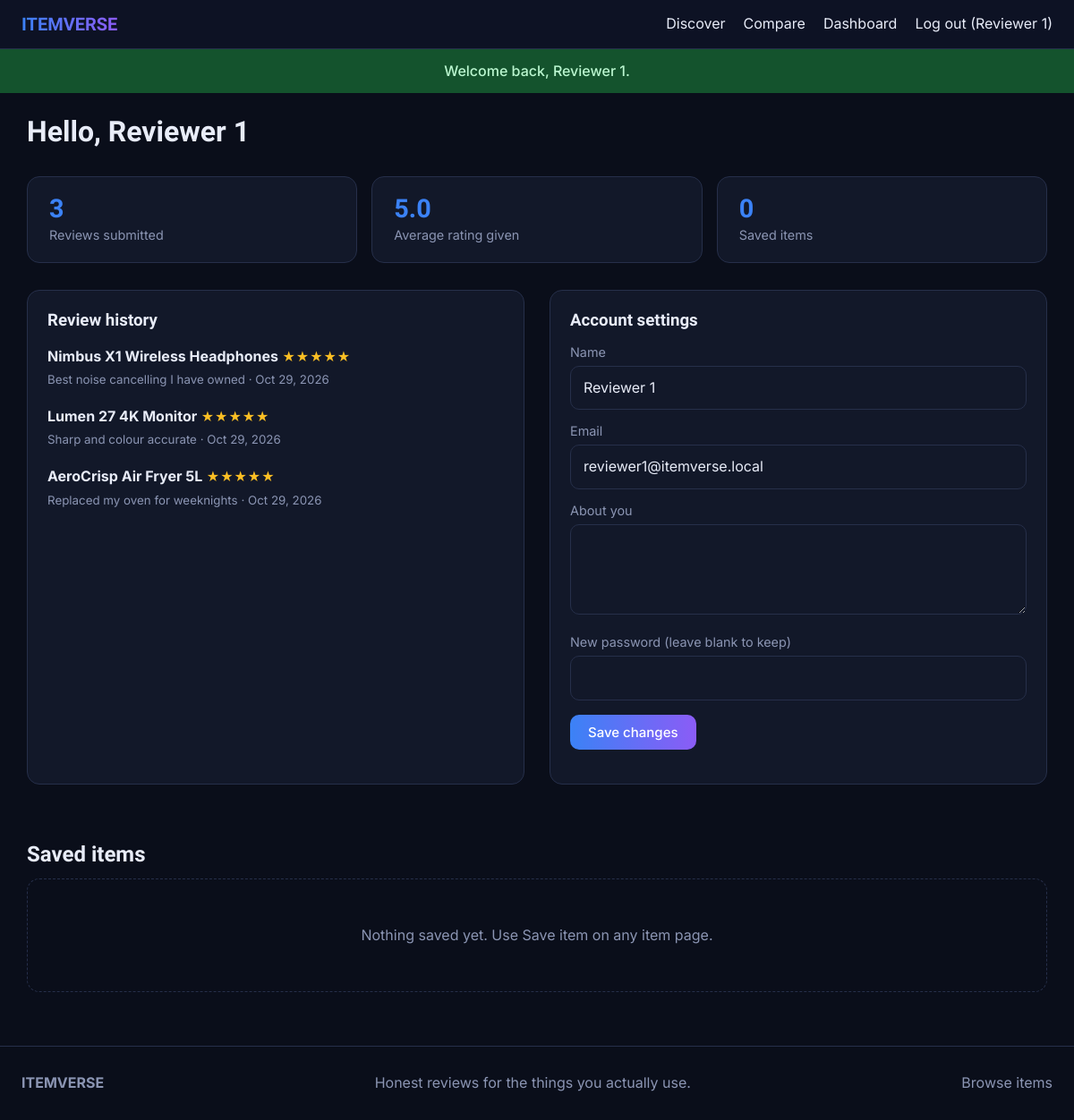
The app's page /pages/dashboard.php (signed in) with its own data.
### tables this page shows
CREATE TABLE users(id INT AUTO_INCREMENT PRIMARY KEY,name VARCHAR(80) NOT NULL,email VARCHAR(150) NOT NULL UNIQUE,password_hash VARCHAR(255) NOT NULL,role ENUM('user','admin') NOT NULL DEFAULT 'user',status ENUM('active','banned') NOT NULL DEFAULT 'active',bio TEXT NULL,created_at TIMESTAMP DEFAULT CURRENT_TIMESTAMP);

CREATE TABLE reviews(id INT AUTO_INCREMENT PRIMARY KEY,item_id INT NOT NULL,user_id INT NOT NULL,rating TINYINT NOT NULL,quality TINYINT NOT NULL,durability TINYINT NOT NULL,design TINYINT NOT NULL,performance TINYINT NOT NULL,value_money TINYINT NOT NULL,title VARCHAR(150) NOT NULL,body TEXT NOT NULL,pros VARCHAR(300) NULL,cons VARCHAR(300) NULL,status ENUM('approved','pending','rejected') NOT NULL DEFAULT 'approved',created_at TIMESTAMP DEFAULT CURRENT_TIMESTAMP,UNIQUE KEY one_review(user_id,item_id),FOREIGN KEY(item_id) REFERENCES items(id) ON DELETE CASCADE,FOREIGN KEY(user_id) REFERENCES users(id) ON DELETE CASCADE);

CREATE TABLE items(id INT AUTO_INCREMENT PRIMARY KEY,category_id INT NOT NULL,name VARCHAR(150) NOT NULL,brand VARCHAR(80) NOT NULL,description TEXT,price DECIMAL(10,2) NULL,image VARCHAR(255) NULL,featured TINYINT(1) NOT NULL DEFAULT 0,created_at TIMESTAMP DEFAULT CURRENT_TIMESTAMP,FOREIGN KEY(category_id) REFERENCES categories(id));

### config/db.php (called while the page is built, shortened)
<?php
function e($s){return htmlspecialchars((string)$s,ENT_QUOTES,'UTF-8');}
function user(){return $_SESSION['user']??null;}
function items($pdo,$where='',$args=[],$order='i.id DESC',$limit=4){$s=$pdo->prepare(ITEMSQL." $where GROUP BY i.id ORDER BY $order LIMIT ".(int)$limit);$s->execute($args);return $s->fetchAll();}
function stars($n){$f=(int)round($n);return str_repeat('★',$f).str_repeat('☆',5-$f);}

### pages/dashboard.php (the view, shortened to what this page needs)
<?php
require __DIR__.'/../config/db.php';
need();$uid=user()['id'];
$title='Dashboard';require __DIR__.'/../includes/header.php';
$me=$pdo->prepare('SELECT * FROM users WHERE id=?');$me->execute([$uid]);$me=$me->fetch();
$st=$pdo->prepare('SELECT COUNT(*) c,COALESCE(AVG(rating),0) a FROM reviews WHERE user_id=?');$st->execute([$uid]);$st=$st->fetch();
$h=$pdo->prepare('SELECT r.*,i.name iname FROM reviews r JOIN items i ON i.id=r.item_id WHERE r.user_id=? ORDER BY r.created_at DESC');$h->execute([$uid]);$h=$h->fetchAll();
$sv=items($pdo,'WHERE i.id IN (SELECT item_id FROM wishlist WHERE user_id=?)',[$uid],'i.id DESC',12);
?>
<h1>Hello, <?=e($me['name'])?></h1>
<section class="stats">
<div class="stat"><b><?=$st['c']?></b><span>Reviews submitted</span></div>
<div class="stat"><b><?=number_format($st['a'],1)?></b><span>Average rating given</span></div>
<div class="stat"><b><?=count($sv)?></b><span>Saved items</span></div>
</section>
<div class="two">
<div class="panel"><h3>Review history</h3>
<?php foreach($h as $r):?><p><a href="item.php?id=<?=$r['item_id']?>"><b><?=e($r['iname'])?></b></a> <span class="stars"><?=stars($r['rating'])?></span><br><small><?=e($r['title'])?> · <?=date('M j, Y',strtotime($r['created_at']))?><?=$r['status']!=='approved'?' · '.e($r['status']):''?></small></p><?php endforeach;?></div>
<form class="panel" method="post" data-validate="profile" novalidate>
<h3>Account settings</h3>
<label>Name</label><input name="name" required value="<?=e($me['name'])?>">
<label>Email</label><input value="<?=e($me['email'])?>" disabled>
<label>About you</label><textarea name="bio" rows="3"><?=e($me['bio'])?></textarea>
<label>New password (leave blank to keep)</label><input name="password" type="password">
<p><button class="btn" type="submit">Save changes</button></p>
</form></div>
<h2 class="sec">Saved items</h2>
<?php if(!$sv):?><div class="empty">Nothing saved yet. Use Save item on any item page.</div><?php else:?><div class="grid"><?php foreach($sv as $i)echo card($i);?></div><?php endif;?>
<?php require __DIR__.'/../includes/footer.php';?>

### assets/css/style.css (style rules this page uses)
:root { --bg:#0a0e1a;--panel:#121829;--panel2:#1a2238;--line:#262f4a;--text:#e8ecf8;--mute:#8b95b3;--blue:#3b82f6;--violet:#8b5cf6;--ok:#22c55e;--bad:#ef4444 }
* { box-sizing:border-box }
html { scroll-behavior:smooth }
body { margin:0;background:var(--bg);color:var(--text);font:16px/1.6 Inter,system-ui,sans-serif }
h1,h2,h3,.logo { font-family:Sora,Inter,sans-serif;line-height:1.2;margin:0 0 .5em }
a { color:inherit;text-decoration:none }
.btn,button.btn { background:linear-gradient(90deg,var(--blue),var(--violet));color:#fff;border:0;padding:10px 20px;border-radius:10px;font:500 15px Inter,sans-serif;cursor:pointer;display:inline-block;transition:transform .15s,box-shadow .15s }
input,select,textarea { background:var(--panel);border:1px solid var(--line);color:var(--text);padding:11px 14px;border-radius:10px;font:inherit;width:100% }
.stats { display:flex;gap:16px;flex-wrap:wrap;margin:30px 0 }
.stat { background:var(--panel);border:1px solid var(--line);border-radius:14px;padding:18px 24px;flex:1;min-width:150px }
.stat b { display:block;font:700 1.8rem Sora,sans-serif;color:var(--blue) }
.stat span { color:var(--mute);font-size:.9rem }
h2.sec { margin-top:44px }
small,.mute { color:var(--mute) }
.stars { color:#fbbf24;letter-spacing:1px }
.panel { background:var(--panel);border:1px solid var(--line);border-radius:14px;padding:22px;margin-bottom:20px }
.two { display:grid;grid-template-columns:1fr 1fr;gap:28px }
label { display:block;margin:12px 0 4px;color:var(--mute);font-size:.9rem }
.empty { text-align:center;padding:50px 20px;color:var(--mute);border:1px dashed var(--line);border-radius:14px }

### records on screen
users: name "Reviewer 1", email "reviewer1@itemverse.local"
reviews: item.name "Nimbus X1 Wireless Headphones", rating "★★★★★", title "Best noise cancelling I have owned", created_at "Oct 29, 2026"
reviews: item.name "Lumen 27 4K Monitor", rating "★★★★★", title "Sharp and colour accurate", created_at "Oct 29, 2026"
reviews: item.name "AeroCrisp Air Fryer 5L", rating "★★★★★", title "Replaced my oven for weeknights", created_at "Oct 29, 2026"

### other values on screen
$u['name'] "Reviewer 1"
$f[1] "Welcome back, Reviewer 1."
$st['c'] "3"
$st['a'] "5.0"
count($sv) "0"
